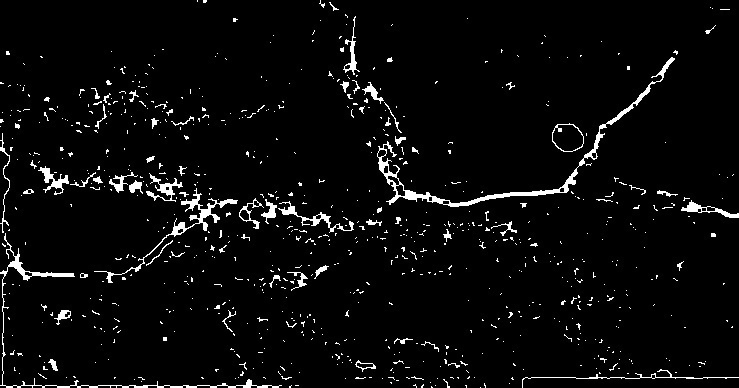
#> input picture Extracting_info/morphological.jpg, 739 x 388 px, found by its file name
$ python test2.py
#> lines starting #> are read from the running program, lines starting #| are printed output that depends on the picture; after the words box and inside, x2 and y2 are one past the last pixel; in counts of white or black regions, pixels touching at a corner belong together
import numpy as np
import cv2
from matplotlib import pyplot as plt

img = cv2.imread('Extracting_info/morphological.jpg')
#> img is the input picture: shape (388, 739, 3); min 0, max 255, mean 10.7
gray = cv2.cvtColor(img,cv2.COLOR_BGR2GRAY)
ret, thresh = cv2.threshold(gray,0,255,cv2.THRESH_BINARY_INV+cv2.THRESH_OTSU)
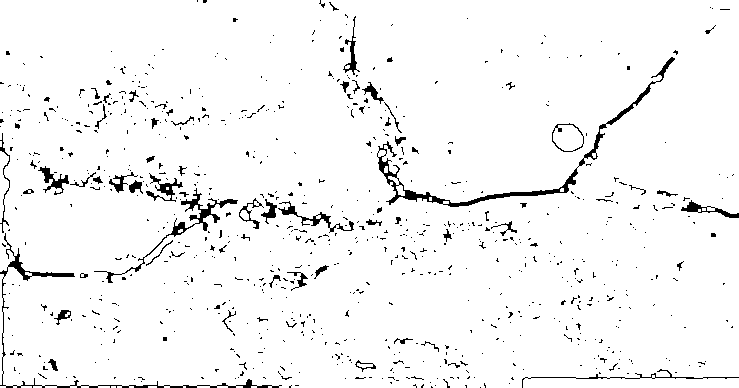
#> thresh: shape (388, 739); 96% white; 783 black regions (714 under 20 px), largest, box (x1, y1, x2, y2) and area: (377, 57, 675, 207) 1850, (0, 233, 282, 388) 1097, (94, 188, 238, 283) 842
#> ret = 13

cv2.imshow('thresh',thresh)
cv2.waitKey(0)

$ run again, with Extracting_info/crack_direction.jpg copied over Extracting_info/morphological.jpg
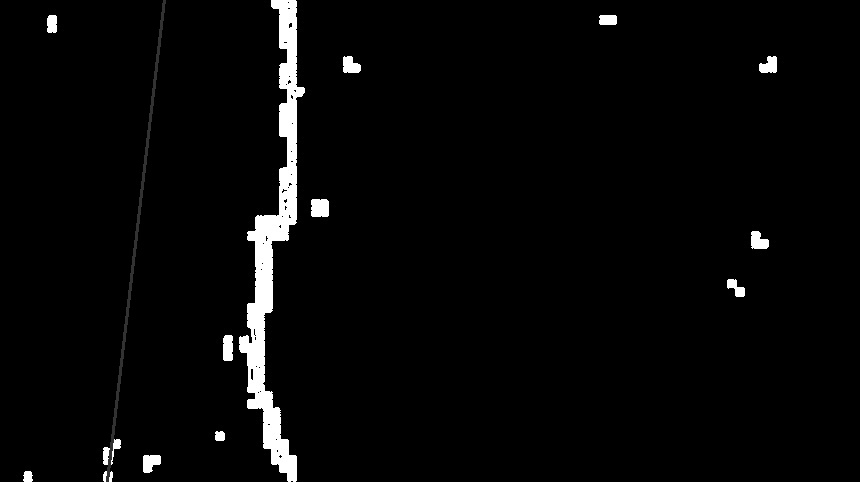
#> input picture Extracting_info/crack_direction.jpg, 860 x 482 px, found by its file name
#> img is the input picture: shape (482, 860, 3); min 0, max 255, mean 7.3
#> `ret, thresh = cv2.threshold(gray,0,255,cv2.THRESH_BINARY_INV+cv2.THRES..`:
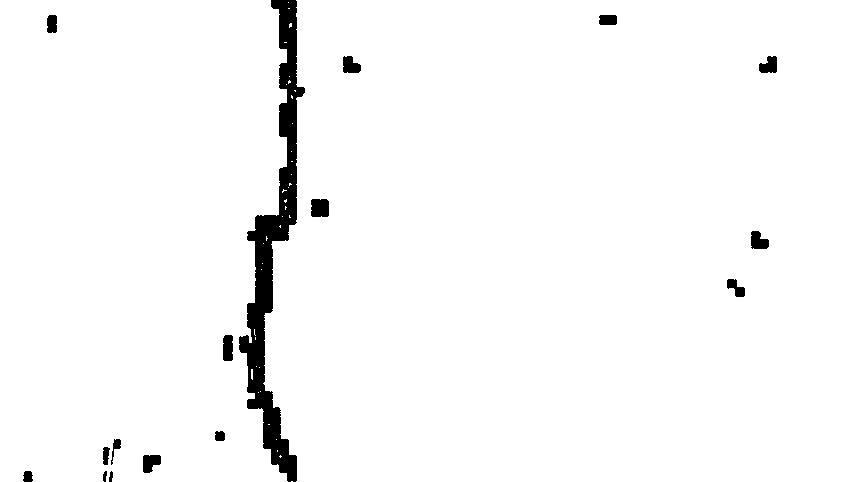
#> thresh: shape (482, 860); 97.2% white; 16 black regions, largest, box (x1, y1, x2, y2) and area: (239, 0, 305, 482) 8990, (311, 199, 329, 217) 313, (223, 335, 233, 361) 248
#> ret = 55
